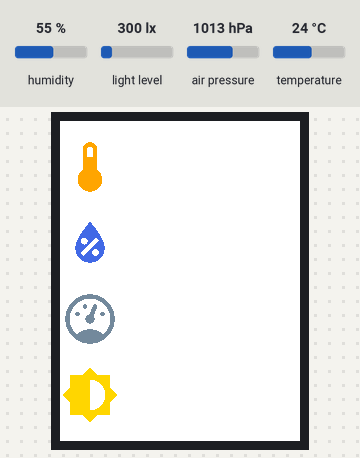
The program below on a simulated ESP32 board running MicroPython. Parts: 240×320 colour display. The test bench sets the inputs (shaded band); at power-on: humidity 55 %, light level 300 lx, air pressure 1013 hPa, temperature 24 °C. WiFi joins after 1.5 s; no MQTT or app messages arrive unless stated; the board's own WiFi access point starts at once; library files of the repository ran but are not shown: ili934.py, tt32.py, bme280.py; what the program prints to the serial console is not drawn.

Above: at 1.2 s.
1.3 s: humidity set to 22 %
At 7.9 s:
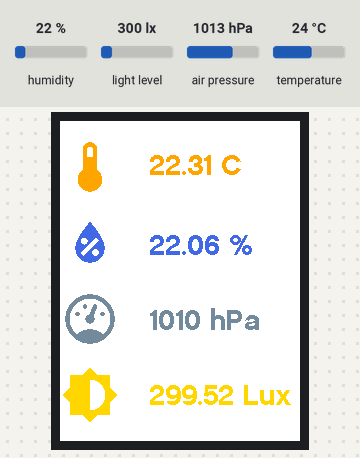
At 12.9 s:
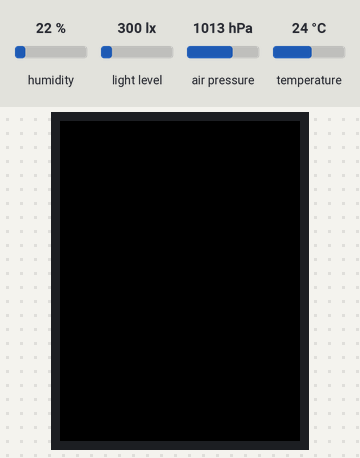
Timing chart, 0 to 14.4 s (numbered marks = the images above; inputs shaded):
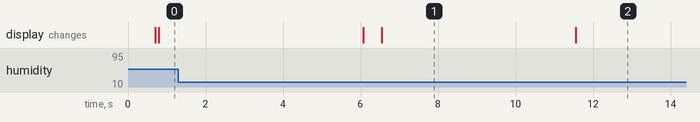

Measured:
- what the display in image 1 shows lasts 5.1 s, from 6.5 s to 11.6 s

The program:

main.py
```python
import machine
import time
import framebuf
from umqtt.robust import MQTTClient

import config
import pics
import ili934
import tt32


i2c = machine.I2C(scl=machine.Pin(config.SCL_PIN), sda=machine.Pin(config.SDA_PIN))
mqtt_client = MQTTClient("umqtt_client", config.MQTT_SERVER)
bme, max44009 = config.setup_sensors(i2c)
light_sensor = config.setup_sensors(i2c)
screen = config.setup_screen()

screen.set_color(ili934.color565(255, 165, 0), ili934.color565(255, 255, 255))
screen.erase()
screen.set_font(tt32)

# Create an array to store the bytes for the pictures.
# We'll re-use it for all pictures. The pictures are 60x60 but an array of 60x60
# strangely doesn't work
buf = bytearray(120 * 120 // 8)

# Needed to invert SCREEN_H and SCREEN_W to use the screen in portrait mode
# Size should match the buffer above
fb = framebuf.FrameBuffer(buf, 120, 120, framebuf.MONO_HLSB)

# Turn ON the backlight of the screen
backlight = machine.Pin(15, machine.Pin.OUT)
backlight.on()

# SCREEN_H and SCREEN_W are inverted to use the screen in portrait mode, for all
# the blittings belows

screen.set_color(ili934.color565(255, 165, 0), ili934.color565(255, 255, 255))
fb.blit(pics.fb_thermometer, 0, 0)
screen.blit(fb, 0, 16, 60, 60)

screen.set_color(ili934.color565(65, 105, 225), ili934.color565(255, 255, 255))
fb.blit(pics.fb_humidity, 0, 0)
screen.blit(fb, 0, 92, 60, 60)

screen.set_color(ili934.color565(119, 136, 153), ili934.color565(255, 255, 255))
fb.blit(pics.fb_pressure, 0, 0)
screen.blit(fb, 0, 168, 60, 60)

screen.set_color(ili934.color565(255, 215, 0), ili934.color565(255, 255, 255))
fb.blit(pics.fb_light, 0, 0)
screen.blit(fb, 0, 244, 60, 60)


while True:

    config.do_connect()

    for i in range(0, 3):
        try:
            mqtt_client.connect()
            break
        except Exception as e:
            print("MQTT failed to connect with {}, looping".format(e))
    else:
        config.do_connect()
        continue

    try:
        temperature, pressure, humidity = bme.values
        temperature = temperature.replace("C", "")
        pressure = pressure.replace("hPa", "")
        humidity = humidity.replace("%", "")
        print("Temperature, pressure, humidity:", temperature, pressure, humidity)
    except Exception as e:
        print("BME280 reading failed with: {}".format(e))

    try:
        illuminance = str(round(max44009.illuminance_lux, 2))
        print("Illuminance:", illuminance)
    except Exception as e:
        print("MAX44009 reading failed with: {}".format(e))

    try:
        mqtt_client.publish(config.TOPIC_TEMPERATURE, temperature)
        mqtt_client.publish(config.TOPIC_PRESSURE, pressure)
        mqtt_client.publish(config.TOPIC_HUMIDITY, humidity)
        mqtt_client.publish(config.TOPIC_ILLUMINANCE, illuminance)
    except Exception as e:
        print("Transferring data failed with: {}".format(e))

    mqtt_client.disconnect()

    # Temperature displayed in orange. Set here before erasing the measurements area
    screen.set_color(ili934.color565(255, 165, 0), ili934.color565(255, 255, 255))

    # Fill a rectangle only on the measurements area. This is equivalent to
    # screen.erase(), but we only erase the measurements area of the screen.
    screen.fill_rectangle(90, 0, config.SCREEN_H - 90, config.SCREEN_W)

    screen.set_pos(90, 30)
    screen.print("{} C".format(round(float(temperature), 2)))

    screen.set_color(ili934.color565(65, 105, 225), ili934.color565(255, 255, 255))
    screen.set_pos(90, 110)
    screen.print("{} %".format(round(float(humidity), 2)))

    screen.set_color(ili934.color565(119, 136, 153), ili934.color565(255, 255, 255))
    screen.set_pos(90, 185)
    screen.print("{} hPa".format(int(round(float(pressure)))))

    screen.set_color(ili934.color565(255, 215, 0), ili934.color565(255, 255, 255))
    screen.set_pos(90, 260)
    screen.print("{} Lux".format(round(float(illuminance), 2)))

    config.disconnect()

    # Don't turn the screen ON if illuminance is too low: screen is off at night
    if max44009.illuminance_lux > 7:
        backlight.on()
        time.sleep(5)

    print("Turning screen off")
    backlight.off()

    time.sleep(30)
```

config.py
```python
import network
import time
from machine import Pin, SPI

import bme280
import max44009
from ili934 import ILI9341


ESSID = "your_essid"
PASSWORD = "your_password"
MQTT_SERVER = "10.3.141.1"

TOPIC_TEMPERATURE = "home/weather_station/temperature"
TOPIC_PRESSURE = "home/weather_station/pressure"
TOPIC_HUMIDITY = "home/weather_station/humidity"
TOPIC_ILLUMINANCE = "home/weather_station/illuminance"

SDA_PIN = 27
SCL_PIN = 14

SCREEN_W = 320
SCREEN_H = 240


def do_connect():
    network.WLAN(0).active(1)
    network.WLAN(1).active(1)
    wlan = network.WLAN(network.STA_IF)
    wlan.active(True)

    while not wlan.isconnected():

        print("connecting to network...")
        wlan.connect(ESSID, PASSWORD)

        time.sleep(5)

    print("network config:", wlan.ifconfig())


def disconnect():
    network.WLAN(0).active(0)
    network.WLAN(1).active(0)


def mqtt_is_connected(mqtt_client):
    try:
        # Required to properly check the MQTT server is reachable
        # See: https://forum.micropython.org/viewtopic.php?f=15&t=7334
        mqtt_client.ping()
        mqtt_client.ping()
    except Exception as e:
        print("Lost connection to mqtt broker: {}".format(e))
        return False
    else:
        return True


def setup_sensors(i2c):

    while True:
        try:
            bme = bme280.BME280(i2c=i2c)
            light_sensor = max44009.MAX44009(i2c)
            break
        except Exception as e:
            print("One sensor couldn't be initialized: {}".format(e))
            time.sleep(3)
            continue

    print("Sensors ready")

    return bme, light_sensor


def setup_screen():
    mosi = Pin(23)  # blue
    dc = Pin(22)  # green
    rst = Pin(21)  # white
    miso = Pin(19)  # light purple
    sck = Pin(18)  # CLK, yellow
    cs = Pin(5)  # orange

    spi = SPI(2, baudrate=40000000, miso=miso, mosi=mosi, sck=sck)

    screen = ILI9341(
        spi,
        cs=cs,
        dc=dc,
        rst=rst,
        w=320,
        h=240,
        r=2)

    print("Screen ready")

    return screen
```

pics.py
```python
import framebuf

fb_thermometer = framebuf.FrameBuffer(bytearray(b'\x00\x00\x00\x00\x00\x00\x00\x00\x00\x00\x00\x00\x00\x00\x00\x00\x00\x00\x00\x00\x00\x00\x00\x00\x00\x00\x00\x00\x00\x00\x00\x00\x00\x00\x00\x00\x00\x00\x00\x00\x00\x00\x00\x0f\x00\x00\x00\x00\x00\x00\x00?\xc0\x00\x00\x00\x00\x00\x00\x7f\xe0\x00\x00\x00\x00\x00\x00\xff\xf0\x00\x00\x00\x00\x00\x01\xff\xf8\x00\x00\x00\x00\x00\x01\xf0\xf8\x00\x00\x00\x00\x00\x01\xe0x\x00\x00\x00\x00\x00\x01\xe0x\x00\x00\x00\x00\x00\x01\xe0x\x00\x00\x00\x00\x00\x01\xe0x\x00\x00\x00\x00\x00\x01\xe0x\x00\x00\x00\x00\x00\x01\xe0x\x00\x00\x00\x00\x00\x01\xe0x\x00\x00\x00\x00\x00\x01\xe0x\x00\x00\x00\x00\x00\x01\xe0x\x00\x00\x00\x00\x00\x01\xff\xf8\x00\x00\x00\x00\x00\x01\xff\xf8\x00\x00\x00\x00\x00\x01\xff\xf8\x00\x00\x00\x00\x00\x01\xff\xf8\x00\x00\x00\x00\x00\x01\xff\xf8\x00\x00\x00\x00\x00\x01\xff\xf8\x00\x00\x00\x00\x00\x01\xff\xf8\x00\x00\x00\x00\x00\x01\xff\xf8\x00\x00\x00\x00\x00\x01\xff\xf8\x00\x00\x00\x00\x00\x01\xff\xf8\x00\x00\x00\x00\x00\x01\xff\xf8\x00\x00\x00\x00\x00\x01\xff\xf8\x00\x00\x00\x00\x00\x01\xff\xf8\x00\x00\x00\x00\x00\x03\xff\xfc\x00\x00\x00\x00\x00\x07\xff\xfe\x00\x00\x00\x00\x00\x0f\xff\xff\x00\x00\x00\x00\x00\x1f\xff\xff\x80\x00\x00\x00\x00\x1f\xff\xff\x80\x00\x00\x00\x00?\xff\xff\x80\x00\x00\x00\x00?\xff\xff\xc0\x00\x00\x00\x00?\xff\xff\xc0\x00\x00\x00\x00?\xff\xff\xc0\x00\x00\x00\x00?\xff\xff\xc0\x00\x00\x00\x00?\xff\xff\xc0\x00\x00\x00\x00?\xff\xff\xc0\x00\x00\x00\x00?\xff\xff\xc0\x00\x00\x00\x00?\xff\xff\xc0\x00\x00\x00\x00\x1f\xff\xff\x80\x00\x00\x00\x00\x1f\xff\xff\x80\x00\x00\x00\x00\x0f\xff\xff\x00\x00\x00\x00\x00\x07\xff\xfe\x00\x00\x00\x00\x00\x03\xff\xfc\x00\x00\x00\x00\x00\x01\xff\xf8\x00\x00\x00\x00\x00\x00\x7f\xe0\x00\x00\x00\x00\x00\x00\x0f\x00\x00\x00\x00\x00\x00\x00\x00\x00\x00\x00\x00\x00\x00\x00\x00\x00\x00\x00\x00\x00\x00\x00\x00\x00\x00\x00\x00\x00\x00\x00\x00\x00\x00\x00\x00\x00\x00\x00\x00\x00\x00\x00\x00'), 60, 60, framebuf.MONO_HLSB)

fb_humidity = framebuf.FrameBuffer(bytearray(b'\x00\x00\x00\x00\x00\x00\x00\x00\x00\x00\x00\x00\x00\x00\x00\x00\x00\x00\x00\x00\x00\x00\x00\x00\x00\x00\x00\x00\x00\x00\x00\x00\x00\x00\x00\x00\x00\x00\x00\x00\x00\x00\x00\x00\x00\x00\x00\x00\x00\x00\x00\x00\x00\x00\x00\x00\x00\x00\x00\x00\x00\x00\x00\x00\x00\x00\x00\x00\x00\x00\x00\x00\x00\x00\x00\x06\x00\x00\x00\x00\x00\x00\x00\x0f\x00\x00\x00\x00\x00\x00\x00\x0f\x00\x00\x00\x00\x00\x00\x00\x1f\x80\x00\x00\x00\x00\x00\x00?\xc0\x00\x00\x00\x00\x00\x00\x7f\xe0\x00\x00\x00\x00\x00\x00\x7f\xf0\x00\x00\x00\x00\x00\x00\xff\xf0\x00\x00\x00\x00\x00\x01\xff\xf8\x00\x00\x00\x00\x00\x03\xff\xfc\x00\x00\x00\x00\x00\x03\xff\xfc\x00\x00\x00\x00\x00\x07\xff\xfe\x00\x00\x00\x00\x00\x0f\xff\xff\x00\x00\x00\x00\x00\x0f\xff\xff\x00\x00\x00\x00\x00\x1f\xff\xff\x80\x00\x00\x00\x00\x1f\xff\xff\x80\x00\x00\x00\x00<?\xe7\xc0\x00\x00\x00\x008\x1f\xc3\xc0\x00\x00\x00\x00x\x0f\x81\xe0\x00\x00\x00\x00x\x0f\x03\xe0\x00\x00\x00\x00\xf8\x1e\x07\xf0\x00\x00\x00\x00\xfc\x1c\x0f\xf0\x00\x00\x00\x00\xffx\x1f\xf0\x00\x00\x00\x00\xff\xf0?\xf0\x00\x00\x00\x01\xff\xe0\x7f\xf8\x00\x00\x00\x01\xff\xc0\xff\xf8\x00\x00\x00\x01\xff\x81\xff\xf8\x00\x00\x00\x01\xff\x03\xc7\xf8\x00\x00\x00\x00\xfe\x07\x83\xf0\x00\x00\x00\x00\xfc\x0f\x01\xf0\x00\x00\x00\x00\xf8\x1f\x01\xf0\x00\x00\x00\x00\xf8?\x01\xf0\x00\x00\x00\x00|\x7f\x83\xe0\x00\x00\x00\x00~\xff\xc7\xe0\x00\x00\x00\x00?\xff\xff\xc0\x00\x00\x00\x00\x1f\xff\xff\x80\x00\x00\x00\x00\x0f\xff\xff\x00\x00\x00\x00\x00\x07\xff\xfe\x00\x00\x00\x00\x00\x03\xff\xfc\x00\x00\x00\x00\x00\x00\xff\xf0\x00\x00\x00\x00\x00\x00\x0f\x00\x00\x00\x00\x00\x00\x00\x00\x00\x00\x00\x00\x00\x00\x00\x00\x00\x00\x00\x00\x00\x00\x00\x00\x00\x00\x00\x00\x00\x00\x00\x00\x00\x00\x00\x00\x00\x00\x00\x00\x00\x00\x00\x00\x00\x00\x00\x00\x00\x00\x00\x00\x00\x00\x00\x00\x00\x00\x00\x00\x00\x00\x00\x00\x00\x00\x00\x00\x00\x00\x00\x00\x00\x00\x00\x00\x00\x00\x00\x00\x00\x00\x00\x00'), 60, 60, framebuf.MONO_HLSB)

fb_pressure = framebuf.FrameBuffer(bytearray(b'\x00\x00\x00\x00\x00\x00\x00\x00\x00\x00\x00\x00\x00\x00\x00\x00\x00\x00\x00\x00\x00\x00\x00\x00\x00\x00\x00\x00\x00\x00\x00\x00\x00\x00\x00\x00\x00\x00\x00\x00\x00\x00\x00\x1f\x80\x00\x00\x00\x00\x00\x03\xff\xfc\x00\x00\x00\x00\x00\x0f\xff\xff\x00\x00\x00\x00\x00?\xff\xff\xc0\x00\x00\x00\x00\xff\xff\xff\xf0\x00\x00\x00\x01\xff\x00\x0f\xf8\x00\x00\x00\x03\xfc\x00\x03\xfc\x00\x00\x00\x07\xf0\x00\x00\xfe\x00\x00\x00\x0f\xc0\x00\x00?\x00\x00\x00\x1f\x80\x00\x00\x1f\x80\x00\x00?\x00\xc00\x0f\xc0\x00\x00~\x01\xe0x\x07\xe0\x00\x00|\x01\xe0x\x03\xe0\x00\x00\xf8\x01\xe0\xf8\x01\xf0\x00\x00\xf8\x00\xc0\xf8\x01\xf0\x00\x01\xf0\x00\x01\xf0\x00\xf8\x00\x01\xf0\x00\x01\xf0\x00\xf8\x00\x03\xe0\x00\x01\xe0\x00|\x00\x03\xe0\xe0\x03\xe0p|\x00\x03\xc1\xf0\x03\xe0\xf8<\x00\x03\xc1\xf0\x07\xc0\xf8<\x00\x03\xc0\xe0\x1f\xc0p<\x00\x07\xc0\x00?\xc0\x00>\x00\x07\xc0\x00?\xc0\x00>\x00\x07\xc0\x00\x7f\xe0\x00>\x00\x07\xc0\x00\x7f\xe0\x00>\x00\x07\xc0\x00?\xc0\x00>\x00\x07\xc0\x00?\xc0\x00>\x00\x03\xc0\x00\x1f\x80\x00<\x00\x03\xc0\x00\x06\x00\x00<\x00\x03\xc0\x00\x00\x00\x00<\x00\x03\xe0\x00\x00\x00\x00|\x00\x03\xe0\x00\x00\x00\x00|\x00\x01\xf0\x00\x00\x00\x00\xf8\x00\x01\xf0\x00\x00\x00\x00\xf8\x00\x00\xf8\x00\x1f\x80\x01\xf0\x00\x00\xf8\x01\xff\xf8\x01\xf0\x00\x00|\x07\xff\xfe\x03\xe0\x00\x00~\x1f\xff\xff\x87\xe0\x00\x00??\xff\xff\xcf\xc0\x00\x00\x1f\xff\xff\xff\xff\x80\x00\x00\x0f\xff\xff\xff\xff\x00\x00\x00\x07\xff\xff\xff\xfe\x00\x00\x00\x03\xff\xff\xff\xfc\x00\x00\x00\x01\xff\xff\xff\xf8\x00\x00\x00\x00\xff\xff\xff\xf0\x00\x00\x00\x00?\xff\xff\xc0\x00\x00\x00\x00\x0f\xff\xff\x00\x00\x00\x00\x00\x03\xff\xfc\x00\x00\x00\x00\x00\x00\x1f\x80\x00\x00\x00\x00\x00\x00\x00\x00\x00\x00\x00\x00\x00\x00\x00\x00\x00\x00\x00\x00\x00\x00\x00\x00\x00\x00\x00\x00\x00\x00\x00\x00\x00\x00\x00\x00\x00\x00\x00\x00\x00\x00\x00'), 60, 60, framebuf.MONO_HLSB)

fb_light = framebuf.FrameBuffer(bytearray(b'\x00\x00\x00\x00\x00\x00\x00\x00\x00\x00\x00\x00\x00\x00\x00\x00\x00\x00\x00\x00\x00\x00\x00\x00\x00\x00\x00\x06\x00\x00\x00\x00\x00\x00\x00\x0f\x00\x00\x00\x00\x00\x00\x00\x1f\x80\x00\x00\x00\x00\x00\x00?\xc0\x00\x00\x00\x00\x00\x00\x7f\xe0\x00\x00\x00\x00\x00\x00\xff\xf0\x00\x00\x00\x00\x00\x01\xff\xf8\x00\x00\x00\x00?\xff\xff\xff\xff\xc0\x00\x00?\xff\xff\xff\xff\xc0\x00\x00?\xff\xff\xff\xff\xc0\x00\x00?\xff\xff\xff\xff\xc0\x00\x00?\xff\xff\xff\xff\xc0\x00\x00?\xff\xfc\x1f\xff\xc0\x00\x00?\xff\xfc\x07\xff\xc0\x00\x00?\xff\xfc\x01\xff\xc0\x00\x00?\xff\xfc\x00\xff\xc0\x00\x00?\xff\xfc\x00\x7f\xc0\x00\x00?\xff\xfc\x00?\xc0\x00\x00?\xff\xfc\x00\x1f\xc0\x00\x00?\xff\xfc\x00\x1f\xc0\x00\x00\x7f\xff\xfc\x00\x0f\xe0\x00\x00\xff\xff\xfc\x00\x0f\xf0\x00\x01\xff\xff\xfc\x00\x07\xf8\x00\x03\xff\xff\xfc\x00\x07\xfc\x00\x07\xff\xff\xfc\x00\x07\xfe\x00\x0f\xff\xff\xfc\x00\x07\xff\x00\x1f\xff\xff\xfc\x00\x07\xff\x80\x1f\xff\xff\xfc\x00\x07\xff\x80\x0f\xff\xff\xfc\x00\x07\xff\x00\x07\xff\xff\xfc\x00\x07\xfe\x00\x03\xff\xff\xfc\x00\x07\xfc\x00\x01\xff\xff\xfc\x00\x07\xf8\x00\x00\xff\xff\xfc\x00\x0f\xf0\x00\x00\x7f\xff\xfc\x00\x0f\xe0\x00\x00?\xff\xfc\x00\x1f\xc0\x00\x00?\xff\xfc\x00\x1f\xc0\x00\x00?\xff\xfc\x00?\xc0\x00\x00?\xff\xfc\x00\x7f\xc0\x00\x00?\xff\xfc\x00\xff\xc0\x00\x00?\xff\xfc\x01\xff\xc0\x00\x00?\xff\xfc\x07\xff\xc0\x00\x00?\xff\xfc\x1f\xff\xc0\x00\x00?\xff\xff\xff\xff\xc0\x00\x00?\xff\xff\xff\xff\xc0\x00\x00?\xff\xff\xff\xff\xc0\x00\x00?\xff\xff\xff\xff\xc0\x00\x00?\xff\xff\xff\xff\xc0\x00\x00\x00\x01\xff\xf8\x00\x00\x00\x00\x00\x00\xff\xf0\x00\x00\x00\x00\x00\x00\x7f\xe0\x00\x00\x00\x00\x00\x00?\xc0\x00\x00\x00\x00\x00\x00\x1f\x80\x00\x00\x00\x00\x00\x00\x0f\x00\x00\x00\x00\x00\x00\x00\x06\x00\x00\x00\x00\x00\x00\x00\x00\x00\x00\x00\x00\x00\x00\x00\x00\x00\x00\x00\x00\x00\x00\x00\x00\x00\x00\x00\x00'), 60, 60, framebuf.MONO_HLSB)
```

max44009.py
```python
"""
MicroPython driver for Maxim Integrated MAX44009 ambient light I2C sensor, low memory version :
https://github.com/rcolistete/MicroPython_MAX44009
Version: 0.2.0 @ 2018/06/08
"""


class MAX44009:
    def __init__(self, i2c, address=0x4A):
        self.i2c = i2c
        self.address = address
        self.configuration = 0x00  # Default continous mode, automatic mode

    @property
    def configuration(self):
        return self._config

    @configuration.setter
    def configuration(self, value):
        self._config = bytearray(value)
        self.i2c.writeto_mem(self.address, 0x02, self._config)  # Register configuration

    @property
    def illuminance_lux(self):
        data = self.i2c.readfrom_mem(self.address, 0x03, 2)  # Register lux high byte
        exponent = (data[0] & 0xF0) >> 4
        mantissa = ((data[0] & 0x0F) << 4) | (data[1] & 0x0F)
        illuminance = (2 ** exponent) * mantissa * 0.045
        return illuminance  # float in lux
```

boot.py
```python
import esp
import gc

esp.osdebug(None)
gc.collect()

print("Boot completed")
```
